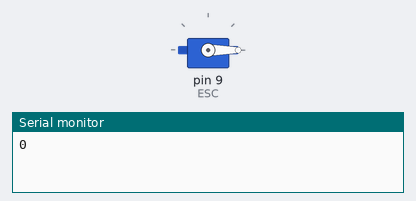
This sketch was run on a simulated Arduino Uno, built with avr-gcc and run on an emulated ATmega328P. Parts: servo, the last lines printed to the serial monitor.

Above: at 0.1 s.
At 5.1 s:
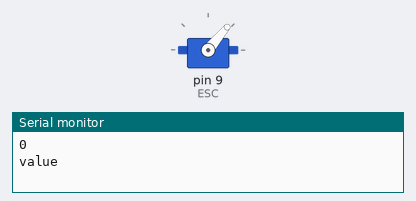
Timing chart, 0 to 11.5 s (numbered marks = the images above):
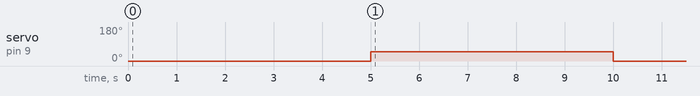

Measured:
- by itself, servo on pin 9 (ESC): 0° → 50° at 5.0 s, → 0° 5.0 s later

The sketch:

SimOBJ.ino
```cpp
/*
        Arduino Reciever Simulator
     by Jonah Embry, https://embryindustries.weebly.com

     This starts up the ESC, sets the throttle to zero, then spins the motor for 5 seconds, afterwhich it powers the motor back down.
     This is the duration of the program
*/
#include <Servo.h>
Servo ESC;     // create servo object to control the ESC
int value = 0; // Value for spinning motor
int flag = 0; // flag variable

void setup() {
  // Attach the ESC on pin 9
  ESC.attach(9,1000,2000); // (pin, min pulse width, max pulse width in microseconds)
  Serial.begin(9600);     //Start Serial
}
void loop() {

  ESC.write(value);    // Send the signal to the ESC
  Serial.write("0 \n");    // Print 0 to serial monitor
  delay(5000);

  if(flag == 0)     // Makes it so the motor is only spun once
  {
    value = 50;     // Speed at which the motor is spun (Can be adjusted to spin motor faster [Value between 0 and 180])
    ESC.write(value);
    Serial.write("value \n");
    delay(5000);
  }

  value = 0;
  flag = 1;

}
```
